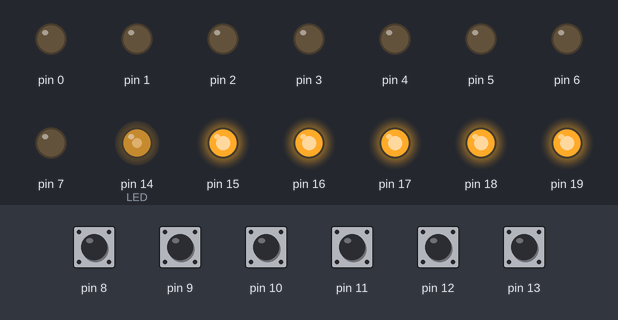
The sketch below on a simulated Arduino Uno, built for the host (arithmetic inside an expression is 32-bit, double 64-bit). On the bench: output pins drawn as LEDs (lit = HIGH). Inputs (shaded band) come from the test bench; at power-on: pin 8–13 HIGH.

Above: at 1.2 s.
1.3 s: pin 8 pulled LOW for 0.15 s
At 2.7 s:
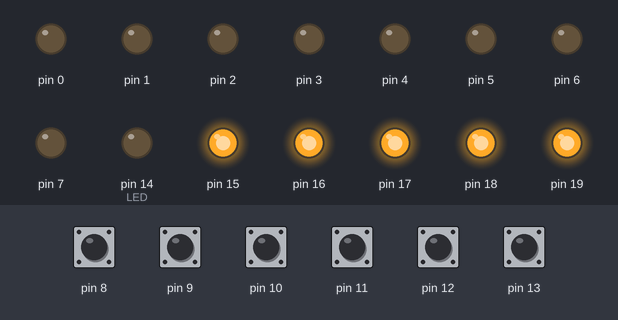
Timing chart, 0 to 4.3 s (numbered marks = the images above; inputs shaded):
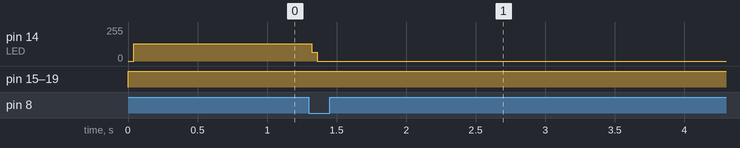

The sketch:

HW_Basic.ino
````````````````````cpp
/*
 Program to Blink an LED using TIMER. Blinking rate is controlled using a button. 2 buttons are used, where 1 button can be used
 for increasing the blinking rate and the other button can be used to decrease the blinking rate. And the blinking rate goes in
 cycle i.e after reaching its max it will again go down to its min and will incease and vice versa.

 ```````````````````
     CONNECTION
 ```````````````````
 LED's +ve terminal is connected to PIN0 of PORTC.
 The two push button's terminals are connected to PIN0 and PIN1 of PORTB.

 */

#include<avr/io.h>
#include<util/delay.h>

//Function to initiallize TIMER1 of microcontroller.
void timer()
 {
   TCCR1B|=1<<CS12;         //Prescaling to 256
   TCNT1=0;                 //Initiallising the TimerCouNTer.
 }
 int main()
  {
     DDRD=0xFF;            //Setting PORTD as Output.
     DDRB=0x00;            //Setting PORTB as input.
     DDRC=0xFF;            //Setting PORTD as Output.
     PORTD=0x00;           //Output gate closed on PORTD.
     PORTB=0xFF;           //Pull-ups enabled on PORTB
     PORTC=0xFF;           //Output gate opened on PORTC.
     timer();              //Initiallising timer
     int x=0;              //Variable to store the blinking delay rate.
     while(1)
      {
         if((bit_is_set(PINB,0))==0)        //If increasing rate button is pressed
           {
            x+=1000;
            if(x>=65536)                   //If max rate is reached, set to min rate.
              x=0;
            while((bit_is_set(PINB,0))==0);
           }
        else
          if((bit_is_set(PINB,1))==0)      //If decreasing rate button is pressed
           {
            x-=1000;
            if(x<=0)                      //If min rate is reached, set to max rate.
              x=65500;
            while((bit_is_set(PINB,1))==0);
           }
         if(TCNT1>=x)
          {
            PORTC^=_BV(PC0);             //Toogle the PIN0 of PORTC, where LED is connected.
            TCNT1=0;
          }
      }
    return 0;
  }
````````````````````

Measured:
- after the input at 1.3 s, pin 14 (LED): 128/255 → 0/255 at once
